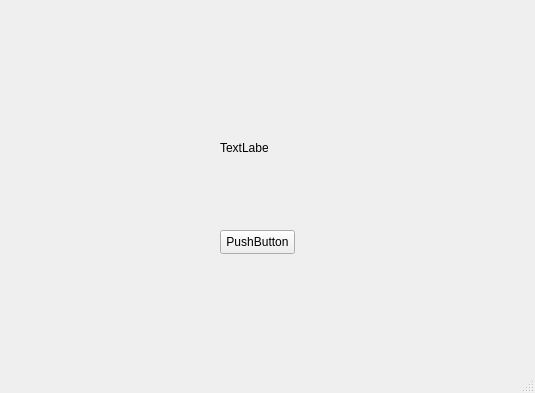
<?xml version="1.0" encoding="UTF-8"?>
<ui version="4.0">
 <class>MainWindow</class>
 <widget class="QMainWindow" name="MainWindow">
  <property name="geometry">
   <rect>
    <x>0</x>
    <y>0</y>
    <width>535</width>
    <height>393</height>
   </rect>
  </property>
  <property name="windowTitle">
   <string>MainWindow</string>
  </property>
  <widget class="QWidget" name="centralwidget">
   <widget class="QPushButton" name="pushButton">
    <property name="geometry">
     <rect>
      <x>220</x>
      <y>230</y>
      <width>75</width>
      <height>24</height>
     </rect>
    </property>
    <property name="text">
     <string>PushButton</string>
    </property>
   </widget>
   <widget class="QLabel" name="label">
    <property name="geometry">
     <rect>
      <x>220</x>
      <y>140</y>
      <width>48</width>
      <height>16</height>
     </rect>
    </property>
    <property name="text">
     <string>TextLabel</string>
    </property>
   </widget>
  </widget>
  <widget class="QMenuBar" name="menubar">
   <property name="geometry">
    <rect>
     <x>0</x>
     <y>0</y>
     <width>535</width>
     <height>22</height>
    </rect>
   </property>
  </widget>
  <widget class="QStatusBar" name="statusbar"/>
 </widget>
 <resources/>
 <connections/>
</ui>
